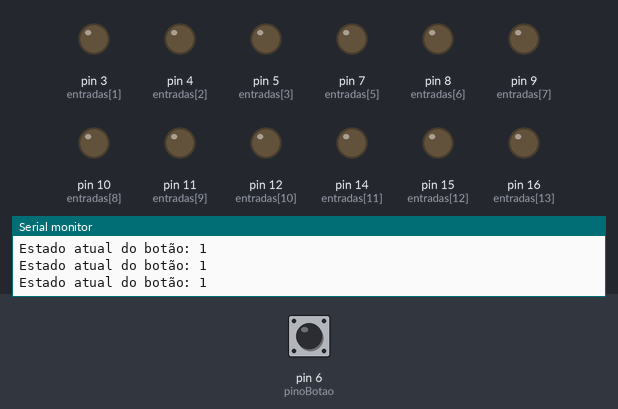
Bench run of a sketch on a simulated Arduino Uno, built with avr-gcc and run on an emulated ATmega328P. On the bench: output pins drawn as LEDs (lit = HIGH), the last lines printed to the serial monitor. The test bench sets the inputs (shaded band); at power-on: pin 6 (pinoBotao) LOW.

Above: at 1.2 s.
1.3 s: pin 6 (pinoBotao) pulled LOW for 0.15 s
At 2.5 s:
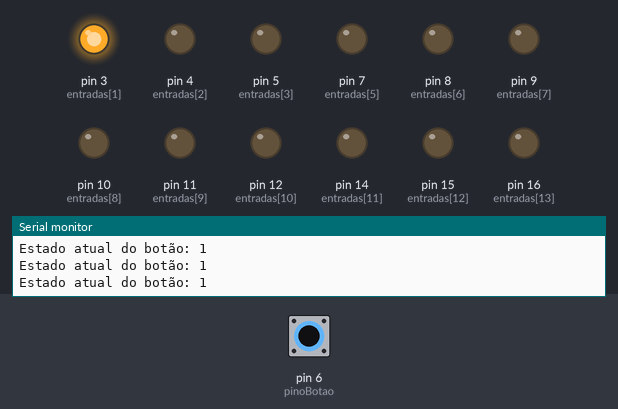
2.9 s: pin 6 (pinoBotao) pulled LOW for 1 s
At 4.4 s:
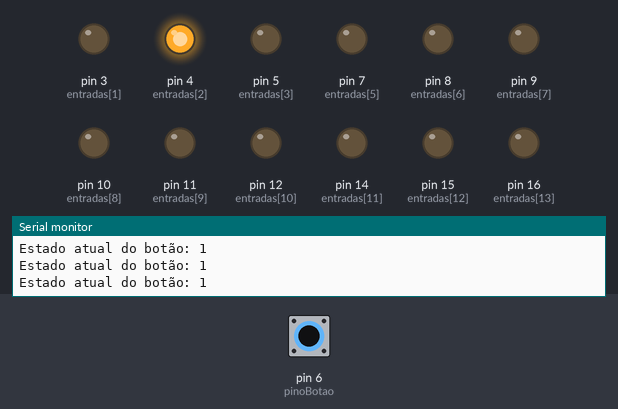
5.4 s: pin 6 (pinoBotao) pulled LOW for 0.15 s
At 6.6 s:
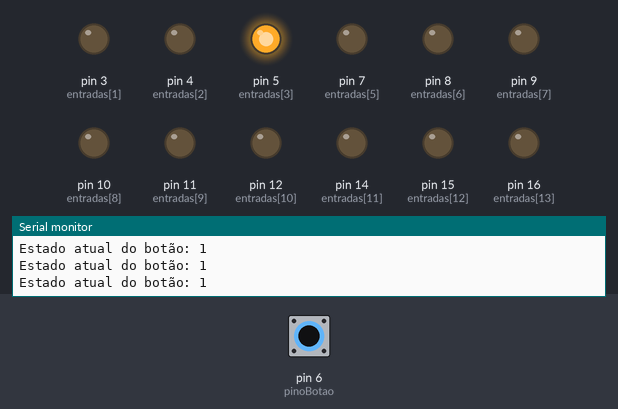
7.0 s: pin 6 (pinoBotao) pulsed LOW 5 times (0.12 s each, 0.3 s apart)
At 9.4 s:
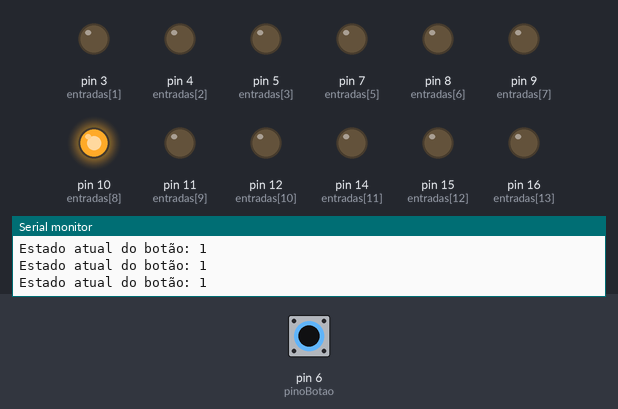
10.0 s: pin 6 (pinoBotao) pulled LOW for 3.2 s
At 11.1 s:
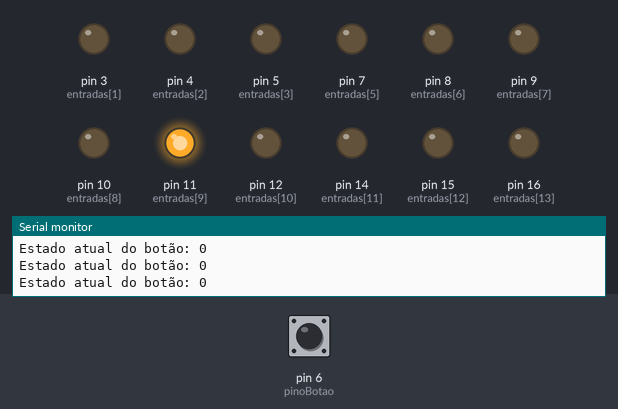
14.7 s: pin 6 (pinoBotao) pulled LOW for 0.15 s
At 16.0 s:
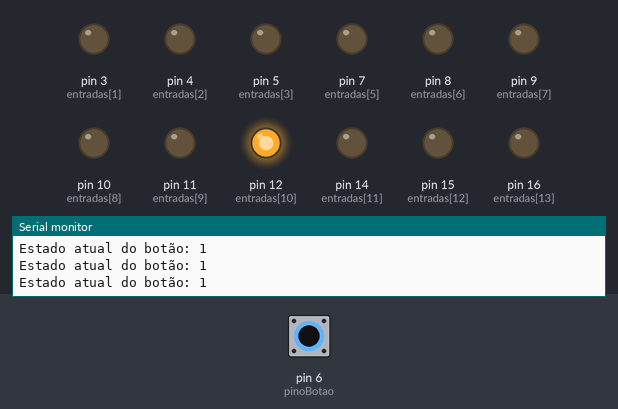
Timing chart, 0 to 17.3 s (numbered marks = the images above; inputs shaded):
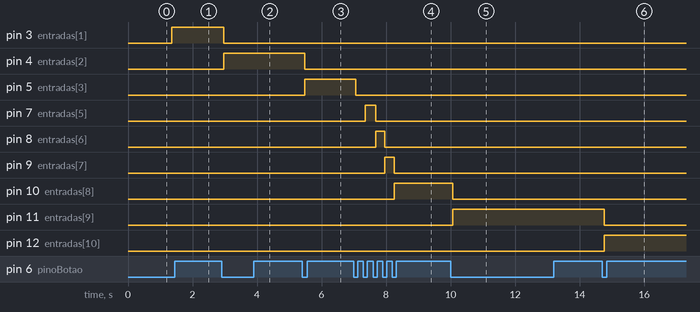

The sketch:

codigo_sequencial_led.ino
```cpp
int led_estado = 0;
const int pinoBotao = 6;  // Pino do botão alterado
bool ultimoEstadoBotao = HIGH;
bool atualEstadoBotao;

int entradas[] = {2, 3, 4, 5, 6, 7, 8, 9, 10, 11, 12, 14, 15, 16}; // Pinos dos LEDs
const int numLeds = sizeof(entradas) / sizeof(entradas[0]); // Calcula a quantidade de LEDs de acordo com o vetor.

void setup() {
  Serial.begin(9600);

  //Todos os LEDs são saídas e se iniciam apagados.
  for (int i = 1; i < numLeds; i++) {
    pinMode(entradas[i], OUTPUT);
    digitalWrite(entradas[i], LOW);
  }

  pinMode(pinoBotao, INPUT_PULLUP);  // Configura o pino do botão como entrada com pull-up interno.

  Serial.println("Iniciando programa...");
}

void loop() {
  atualEstadoBotao = digitalRead(pinoBotao);
  Serial.print("Estado atual do botão: ");
  Serial.println(atualEstadoBotao);

  // Se o botão for apertado, troca o estado do LED
  if (atualEstadoBotao == LOW && ultimoEstadoBotao == HIGH) {
    Serial.println("Botão pressionado");

    digitalWrite(entradas[led_estado], LOW);
    led_estado++;

    // Após o último LED apagar, o primeiro é acendido.
    if (led_estado >= numLeds) {
      led_estado = 0;
    }
    digitalWrite(entradas[led_estado], HIGH);

    Serial.print("LED aceso: ");
    Serial.println(entradas[led_estado]);

    delay(100);  // Aumenta o debounce do botão
  }

  ultimoEstadoBotao = atualEstadoBotao; // Atualiza o estado do botão para a próxima iteração.
}
```

Measured:
- after the input at 1.3 s, pin 3 (entradas[1]): LOW → HIGH after 0.05 s
- after the input at 2.9 s, pin 3 (entradas[1]): HIGH → LOW after 0.07 s; pin 4 (entradas[2]): LOW → HIGH after 0.07 s
- after the input at 5.4 s, pin 4 (entradas[2]): HIGH → LOW after 0.08 s; pin 5 (entradas[3]): LOW → HIGH after 0.08 s
- after the input at 7.0 s, pin 5 (entradas[3]): HIGH → LOW after 0.06 s; pin 7 (entradas[5]): LOW → HIGH after 0.35 s, → LOW 0.32 s later; pin 8 (entradas[6]): LOW → HIGH after 0.67 s, → LOW 0.29 s later; pin 9 (entradas[7]): LOW → HIGH after 0.97 s, → LOW 0.29 s later; pin 10 (entradas[8]): LOW → HIGH after 1.3 s
- after the input at 10.0 s, pin 10 (entradas[8]): HIGH → LOW after 0.07 s; pin 11 (entradas[9]): LOW → HIGH after 0.07 s
- after the input at 14.7 s, pin 11 (entradas[9]): HIGH → LOW after 0.07 s; pin 12 (entradas[10]): LOW → HIGH after 0.07 s
